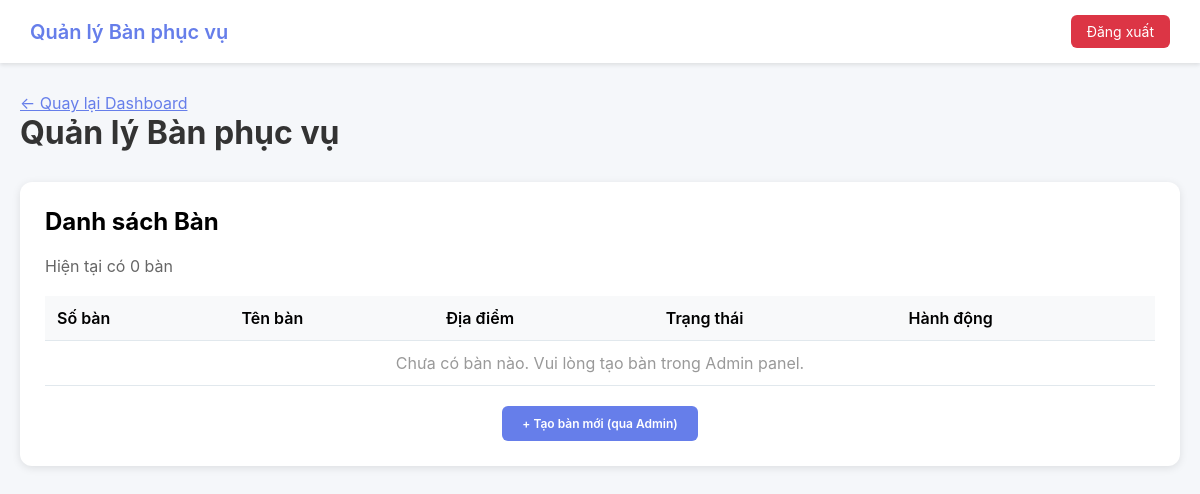
/desks/management/ (signed in), run on an earlier commit of the app's database.
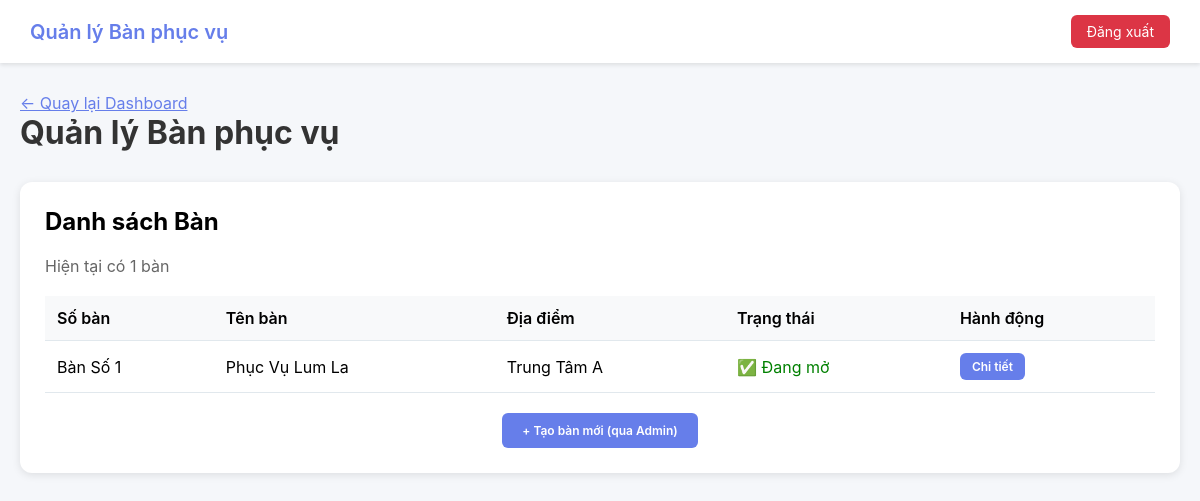
And on a later commit of the database.
### walkin/models.py (models this page shows, shortened)
class Desk(models.Model):
    location = models.ForeignKey(
        Location,
        on_delete=models.CASCADE,
        related_name='desks',
        verbose_name='Địa điểm'
    )
    desk_number = models.CharField(
        max_length=10,
        verbose_name='Số bàn'
    )
    desk_name = models.CharField(
        max_length=100,
        verbose_name='Tên bàn'
    )
    service_type = models.TextField(
        verbose_name='Loại dịch vụ',
        help_text='Các loại dịch vụ được phục vụ tại bàn này'
    )
    is_active = models.BooleanField(
        default=True,
        verbose_name='Đang hoạt động'
    )
    created_at = models.DateTimeField(auto_now_add=True)
    updated_at = models.DateTimeField(auto_now=True)
    class Meta:
        ordering = ['desk_number']
        verbose_name = 'Bàn phục vụ'
        verbose_name_plural = 'Các bàn phục vụ'
        unique_together = ['location', 'desk_number']

class Location(models.Model):
    name = models.CharField(
        max_length=200,
        unique=True,
        help_text="Name of the public administration center"
    )
    address = models.TextField(
        help_text="Full address of the location"
    )
    state = models.CharField(
        max_length=100,
        help_text="State/Province where the location is situated"
    )
    phone = models.CharField(
        max_length=20,
        blank=True,
        validators=[RegexValidator(r'^\+?1?\d{9,15}$')],
        help_text="Contact phone number"
    )
    active = models.BooleanField(
        default=True,
        help_text="Whether this location is currently operational"
    )
    created_at = models.DateTimeField(auto_now_add=True)
    updated_at = models.DateTimeField(auto_now=True)
    class Meta:
        ordering = ['name']
        verbose_name = "Location"
        verbose_name_plural = "Locations"

### walkin/views.py (the view)
# urls.py: path('desks/management/', views.desk_management_view, name='desk_management'),
@login_required
@admin_required
def desk_management_view(request):
    user = request.user
    if user.is_superuser:
        desks = Desk.objects.all()
    else:
        desks = Desk.objects.filter(location=user.location)
    context = {
        'user': user,
        'desks': desks,
    }
    return render(request, 'queue/desk_management.html', context)

### walkin/models.py (called while the page is built)
    def is_admin_role(self):
        return self.role == 'admin' or self.is_superuser

### walkin/views.py (called while the page is built)
def admin_required(view_func):
    @wraps(view_func)
    def wrapper(request, *args, **kwargs):
        if not request.user.is_admin_role():
            messages.error(request, 'Bạn không có quyền truy cập tính năng này. Chỉ người quản trị mới được phép.')
            return redirect('dashboard')
        return view_func(request, *args, **kwargs)
    return wrapper

### templates/queue/desk_management.html (shortened to what this page needs)
<!DOCTYPE html>
<html lang="vi">
<head>
</head>
<body>
    <nav class="navbar">
        <div class="navbar-brand">Quản lý Bàn phục vụ</div>
        <a href="{% url 'logout' %}" class="btn-logout">Đăng xuất</a>
    </nav>
    <div class="container">
        <div class="page-header">
            <a href="{% url 'dashboard' %}" style="color: #667eea;">← Quay lại Dashboard</a>
            <h1>Quản lý Bàn phục vụ</h1>
        </div>
        <div class="card">
            <h2>Danh sách Bàn</h2>
            <p style="color: #666; margin: 20px 0;">Hiện tại có {{ desks.count }} bàn</p>
            <table>
                <thead>
                    <tr>
                        <th>Số bàn</th>
                        <th>Tên bàn</th>
                        <th>Địa điểm</th>
                        <th>Trạng thái</th>
                        <th>Hành động</th>
                    </tr>
                </thead>
                <tbody>
                    {% for desk in desks %}
                    <tr>
                        <td>{{ desk.desk_number }}</td>
                        <td>{{ desk.desk_name }}</td>
                        <td>{{ desk.location.name }}</td>
                        <td>
                            {% if desk.is_active %}
                                <span style="color: green;">✅ Đang mở</span>
                            {% else %}
                                <span style="color: red;">⚠️ Tạm ngưng</span>
                            {% endif %}
                        </td>
                        <td>
                            <a href="{% url 'desk_detail' desk.id %}" class="btn btn-primary">Chi tiết</a>
                        </td>
                    </tr>
                    {% empty %}
                    <tr>
                        <td colspan="5" style="text-align: center; color: #999;">
                            Chưa có bàn nào. Vui lòng tạo bàn trong Admin panel.
                        </td>
                    </tr>
                    {% endfor %}
                </tbody>
            </table>
            <p style="margin-top: 20px; text-align: center;">
                <a href="/admin/walkin/desk/add/" class="btn btn-primary" style="padding: 10px 20px;">+ Tạo bàn mới (qua Admin)</a>
            </p>
        </div>
    </div>
</body>
</html>

What changed in the data, as far as the page shows it:
added Desk: desk_number "Bàn Số 1", desk_name "Phục Vụ Lum La", location.name "Trung Tâm A", is_active "✅ Đang mở"
Also different on the page:
{{ desks.count }}: "0" → "1"
text no longer shown: "Chưa có bàn nào. Vui lòng tạo bàn trong Admin panel."
